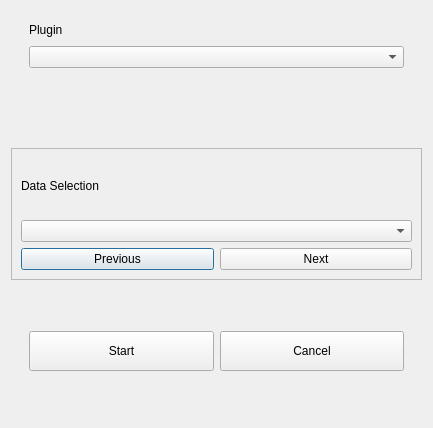
<?xml version="1.0" encoding="UTF-8"?>
<ui version="4.0">
 <class>Form</class>
 <widget class="QDialog" name="Form">
  <property name="geometry">
   <rect>
    <x>0</x>
    <y>0</y>
    <width>433</width>
    <height>428</height>
   </rect>
  </property>
  <property name="windowTitle">
   <string>Form</string>
  </property>
  <layout class="QVBoxLayout" name="verticalLayout_3">
   <item>
    <widget class="QFrame" name="frame_input">
     <property name="sizePolicy">
      <sizepolicy hsizetype="Preferred" vsizetype="Minimum">
       <horstretch>0</horstretch>
       <verstretch>0</verstretch>
      </sizepolicy>
     </property>
     <property name="frameShape">
      <enum>QFrame::NoFrame</enum>
     </property>
     <property name="frameShadow">
      <enum>QFrame::Raised</enum>
     </property>
     <layout class="QHBoxLayout" name="horizontalLayout">
      <item alignment="Qt::AlignTop">
       <widget class="QFrame" name="frame_system">
        <property name="sizePolicy">
         <sizepolicy hsizetype="Preferred" vsizetype="Minimum">
          <horstretch>0</horstretch>
          <verstretch>0</verstretch>
         </sizepolicy>
        </property>
        <property name="frameShape">
         <enum>QFrame::NoFrame</enum>
        </property>
        <property name="frameShadow">
         <enum>QFrame::Raised</enum>
        </property>
        <layout class="QVBoxLayout" name="verticalLayout">
         <property name="topMargin">
          <number>0</number>
         </property>
         <property name="bottomMargin">
          <number>0</number>
         </property>
         <item>
          <widget class="QLabel" name="label">
           <property name="minimumSize">
            <size>
             <width>0</width>
             <height>20</height>
            </size>
           </property>
           <property name="maximumSize">
            <size>
             <width>16777215</width>
             <height>20</height>
            </size>
           </property>
           <property name="text">
            <string>Plugin</string>
           </property>
          </widget>
         </item>
         <item>
          <widget class="QComboBox" name="combo_plugin">
           <property name="minimumSize">
            <size>
             <width>0</width>
             <height>20</height>
            </size>
           </property>
           <property name="toolTip">
            <string>System with that the data was recorded</string>
           </property>
           <property name="styleSheet">
            <string notr="true"/>
           </property>
          </widget>
         </item>
        </layout>
       </widget>
      </item>
     </layout>
    </widget>
   </item>
   <item>
    <widget class="QFrame" name="frame">
     <property name="frameShape">
      <enum>QFrame::StyledPanel</enum>
     </property>
     <property name="frameShadow">
      <enum>QFrame::Raised</enum>
     </property>
     <layout class="QVBoxLayout" name="verticalLayout_4">
      <item>
       <widget class="QLabel" name="label_2">
        <property name="text">
         <string>Data Selection</string>
        </property>
       </widget>
      </item>
      <item>
       <widget class="QComboBox" name="combo_data"/>
      </item>
      <item>
       <layout class="QHBoxLayout" name="horizontalLayout_3">
        <item>
         <widget class="QPushButton" name="previousData">
          <property name="text">
           <string>Previous</string>
          </property>
         </widget>
        </item>
        <item>
         <widget class="QPushButton" name="nextData">
          <property name="text">
           <string>Next</string>
          </property>
         </widget>
        </item>
       </layout>
      </item>
     </layout>
    </widget>
   </item>
   <item>
    <widget class="QFrame" name="frame_loader">
     <property name="sizePolicy">
      <sizepolicy hsizetype="Minimum" vsizetype="Minimum">
       <horstretch>0</horstretch>
       <verstretch>0</verstretch>
      </sizepolicy>
     </property>
     <property name="minimumSize">
      <size>
       <width>0</width>
       <height>20</height>
      </size>
     </property>
     <property name="frameShape">
      <enum>QFrame::NoFrame</enum>
     </property>
     <property name="frameShadow">
      <enum>QFrame::Raised</enum>
     </property>
     <layout class="QVBoxLayout" name="verticalLayout_2">
      <item>
       <widget class="QFrame" name="frame_action">
        <property name="sizePolicy">
         <sizepolicy hsizetype="Preferred" vsizetype="Minimum">
          <horstretch>0</horstretch>
          <verstretch>0</verstretch>
         </sizepolicy>
        </property>
        <property name="frameShape">
         <enum>QFrame::NoFrame</enum>
        </property>
        <property name="frameShadow">
         <enum>QFrame::Raised</enum>
        </property>
        <layout class="QHBoxLayout" name="horizontalLayout_2">
         <item>
          <widget class="QPushButton" name="btn_ok">
           <property name="minimumSize">
            <size>
             <width>0</width>
             <height>40</height>
            </size>
           </property>
           <property name="toolTip">
            <string>Return to main window and load specified data</string>
           </property>
           <property name="text">
            <string>Start</string>
           </property>
          </widget>
         </item>
         <item>
          <widget class="QPushButton" name="btn_cancel">
           <property name="minimumSize">
            <size>
             <width>0</width>
             <height>40</height>
            </size>
           </property>
           <property name="toolTip">
            <string>Return to main window without loading data</string>
           </property>
           <property name="text">
            <string>Cancel</string>
           </property>
          </widget>
         </item>
        </layout>
       </widget>
      </item>
     </layout>
    </widget>
   </item>
  </layout>
 </widget>
 <resources>
  <include location="window_buttons.qrc"/>
 </resources>
 <connections/>
</ui>
